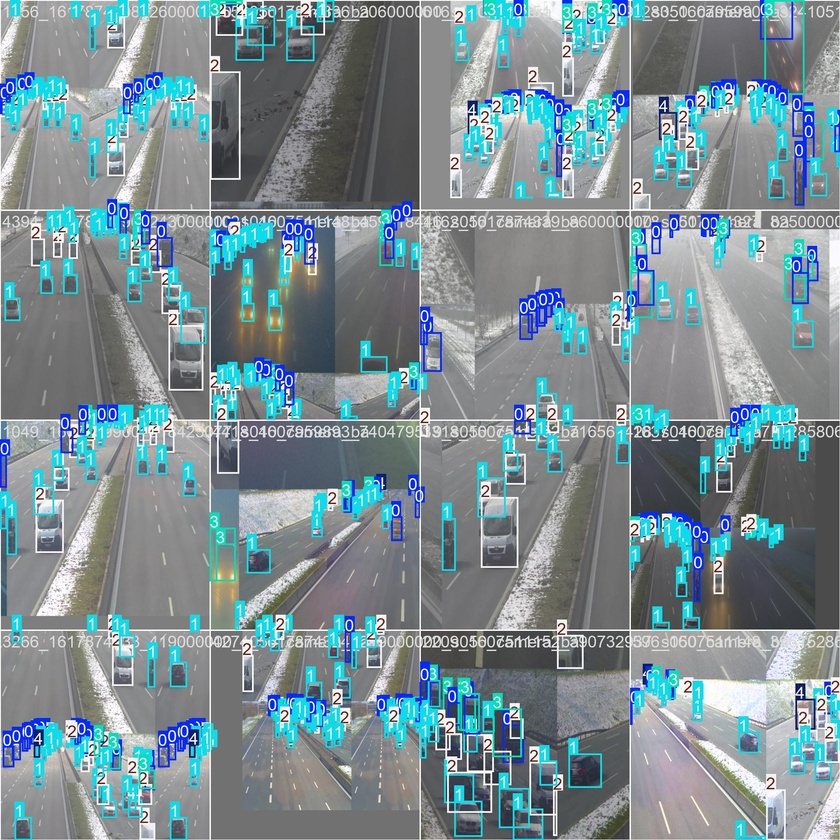
#> input picture ai/training/yolo_sstw/yolov8n_standard2/train_batch0.jpg, 840 x 840 px, shrunk from 1920 x 1920 before the run
$ python -i haze_remover.py   (imports and definitions only)   (older library calls are emulated)
#> lines starting #> are read from the running program, lines starting #| are printed output that depends on the picture
import numpy as np
import matplotlib.pyplot as plt
import cv2
import math

class HazeRemover(object):
  def __init__(self, omega=0.95, t0=0.001, radius=7, r=60, eps=1e-4):
    self.omega = omega
    self.t0 = t0
    self.radius = radius
    self.r = r
    self.eps = eps

  def get_dark_channel(self, img: np.ndarray) -> np.ndarray:
    r, g, b = cv2.split(img)
    dc = cv2.min(cv2.min(r, g), b)
    kernel = cv2.getStructuringElement(cv2.MORPH_RECT, (self.radius, self.radius))
    dc = cv2.erode(dc, kernel)
    return dc

  def estimate_atmospheric_light(self, img: np.ndarray, dc: np.ndarray):
    [h, w] = img.shape[:2]
    img_size = h * w

    dc_vec = dc.reshape(img_size)
    img_vec = img.reshape(img_size, 3)

    num_px = int(max(math.floor(img_size * self.t0), 1))
    indices = dc_vec.argsort()
    indices = indices[-num_px::]

    atmospheric_light = np.mean(img_vec[indices, :], axis=0)
    return atmospheric_light

  def get_guided_filter(self, im, p, r, eps):
    mean_I = cv2.boxFilter(im,cv2.CV_64F,(r,r));
    mean_p = cv2.boxFilter(p, cv2.CV_64F,(r,r));
    mean_Ip = cv2.boxFilter(im*p,cv2.CV_64F,(r,r));
    cov_Ip = mean_Ip - mean_I*mean_p;

    mean_II = cv2.boxFilter(im*im,cv2.CV_64F,(r,r));
    var_I   = mean_II - mean_I*mean_I;

    a = cov_Ip/(var_I + eps);
    b = mean_p - a*mean_I;

    mean_a = cv2.boxFilter(a,cv2.CV_64F,(r,r));
    mean_b = cv2.boxFilter(b,cv2.CV_64F,(r,r));

    q = mean_a*im + mean_b;
    return q;

  def estimate_transmission(self, dark_channel, A):
    normalized_dc = dark_channel / np.max(A)
    transmission = 1 - self.omega * normalized_dc
    return np.clip(transmission, self.t0, 1)

  def refine_transmission(self, img: np.ndarray, transmission):
    gray = cv2.cvtColor(img, cv2.COLOR_RGB2GRAY)
    gray = np.float32(gray) / 255.
    transmission = self.get_guided_filter(gray, transmission, self.r, self.eps)
    return transmission

  def recover_scene_radiance(self, img: np.ndarray, transmission: np.ndarray, A: np.ndarray):
    res = np.empty(img.shape,img.dtype);
    t = cv2.max(self.t0, transmission)

    for ind in range(0,3):
        res[:,:,ind] = (img[:,:,ind] - A[ind]) / t + A[ind]

    return res

  def remove_haze(self, img: np.ndarray):
    dark_channel = self.get_dark_channel(img)
    atmospheric_light = self.estimate_atmospheric_light(img, dark_channel)
    transmission = self.refine_transmission(img, self.estimate_transmission(dark_channel, atmospheric_light))

    return self.recover_scene_radiance(img, transmission, atmospheric_light)

>>> import cv2
>>> picture = cv2.cvtColor(cv2.imread('../../../ai/training/yolo_sstw/yolov8n_standard2/train_batch0.jpg'), cv2.COLOR_BGR2RGB)
>>> result = HazeRemover().remove_haze(picture)
#> in get_dark_channel, `dc = cv2.erode(dc, kernel)`:
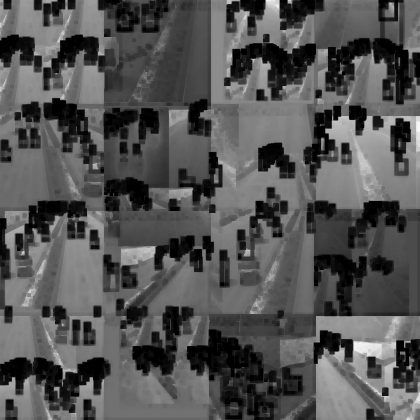
#> dc: shape (840, 840) (shown at 1/2 size); min 0, max 249, mean 84.5
#> in estimate_atmospheric_light, `indices = indices[-num_px::]`: indices = 705 values, max 595456 at index 23, min 533 at index 389, mean 466972.8
#> in estimate_atmospheric_light, `atmospheric_light = np.mean(img_vec[indices, :], axis=0)`: atmospheric_light = [249.3, 249.6, 250.7]
#> in get_guided_filter, `a = cov_Ip/(var_I + eps);`:
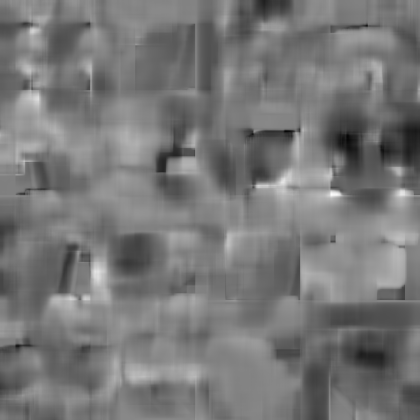
#> a: shape (840, 840) float64 (shown at 1/2 size); min -1.56, max 1.52, mean -0.115; drawn with min black and max white
#> in get_guided_filter, `mean_a = cv2.boxFilter(a,cv2.CV_64F,(r,r));`:
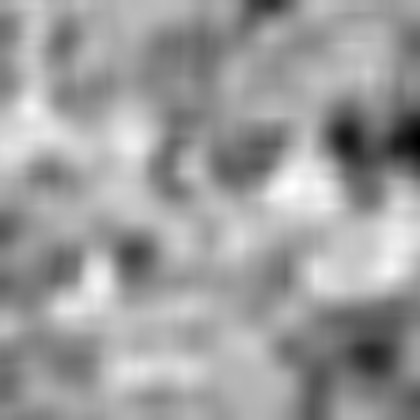
#> mean_a: shape (840, 840) float64 (shown at 1/2 size); min -1.12, max 0.509, mean -0.114; drawn with min black and max white
#> in get_guided_filter, `mean_b = cv2.boxFilter(b,cv2.CV_64F,(r,r));`:
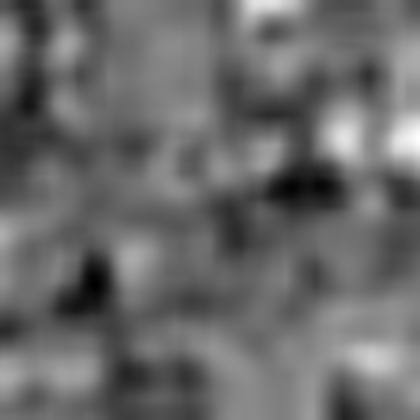
#> mean_b: shape (840, 840) float64 (shown at 1/2 size); min 0.329, max 1.34, mean 0.749; drawn with min black and max white
#> in get_guided_filter, `q = mean_a*im + mean_b;`:
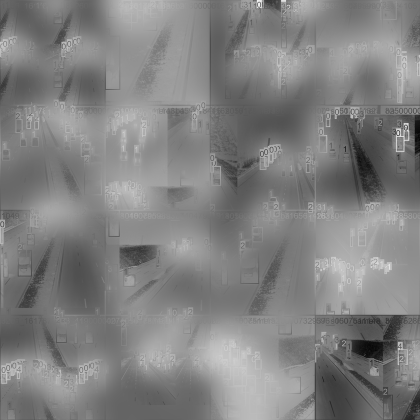
#> q: shape (840, 840) float64 (shown at 1/2 size); min 0.226, max 1.12, mean 0.68; drawn with min black and max white
#> after the loop in recover_scene_radiance, `for ind in range(0,3):`:
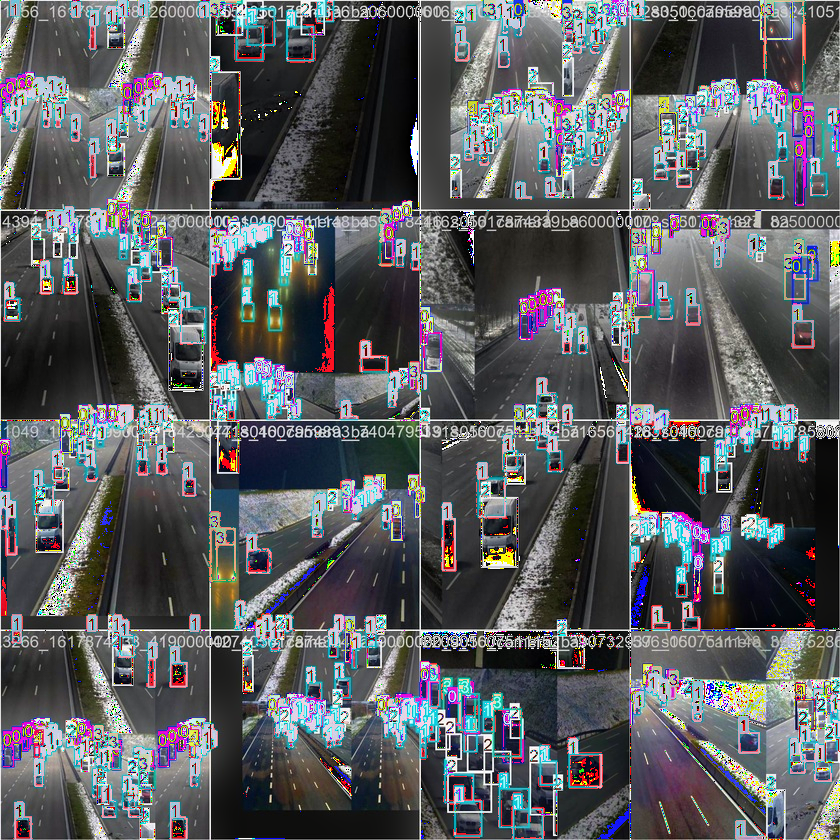
#> res: shape (840, 840, 3); mean R, G, B 90.3, 92.4, 95.6

$ run again, on ai/training/yolo_sstw/yolov8n_standard2/train_batch1.jpg
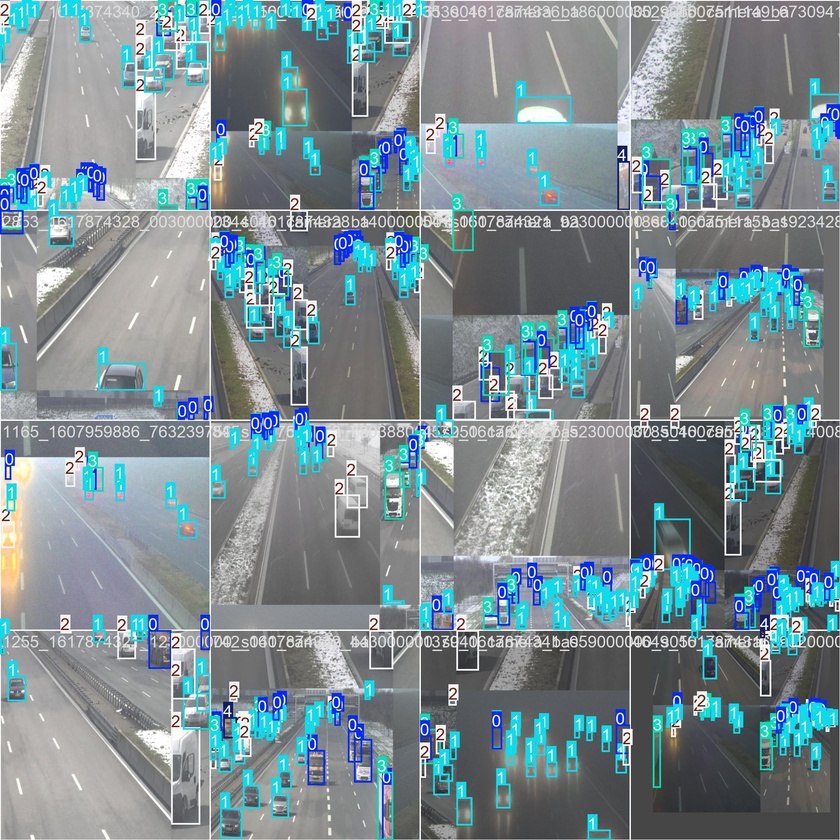
#> input picture ai/training/yolo_sstw/yolov8n_standard2/train_batch1.jpg, 840 x 840 px, shrunk from 1920 x 1920 before the run
#> in get_dark_channel, `dc = cv2.erode(dc, kernel)`:
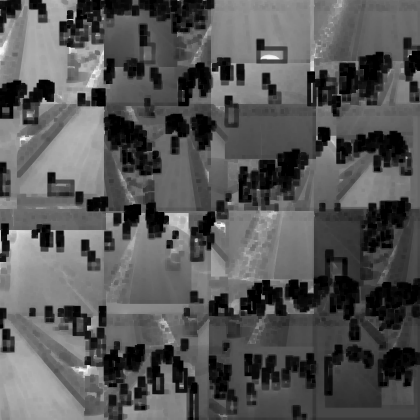
#> dc: shape (840, 840) (shown at 1/2 size); min 0, max 253, mean 86.8
#> indices = 705 values, max 624291 at index 90, min 355 at index 206, mean 229894.2
#> in estimate_atmospheric_light, `atmospheric_light = np.mean(img_vec[indices, :], axis=0)`: atmospheric_light = [252, 252.5, 252.2]
#> after the loop in recover_scene_radiance, `for ind in range(0,3):`:
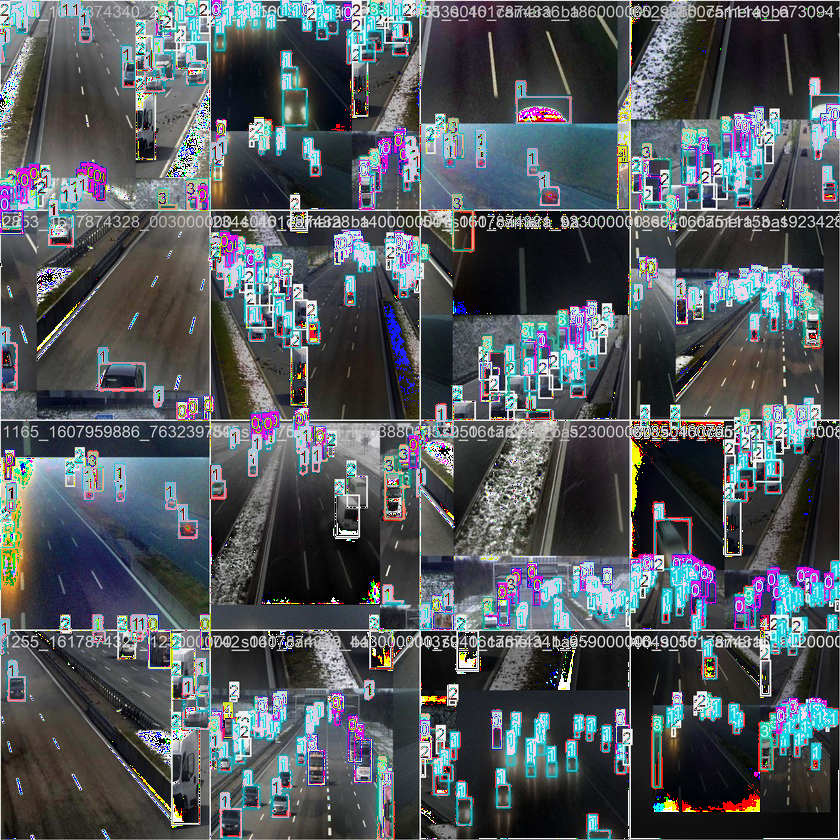
#> res: shape (840, 840, 3); mean R, G, B 82.6, 88, 92.8

$ run again, on ai/training/yolo_sstw/yolov8n_standard2/train_batch13410.jpg
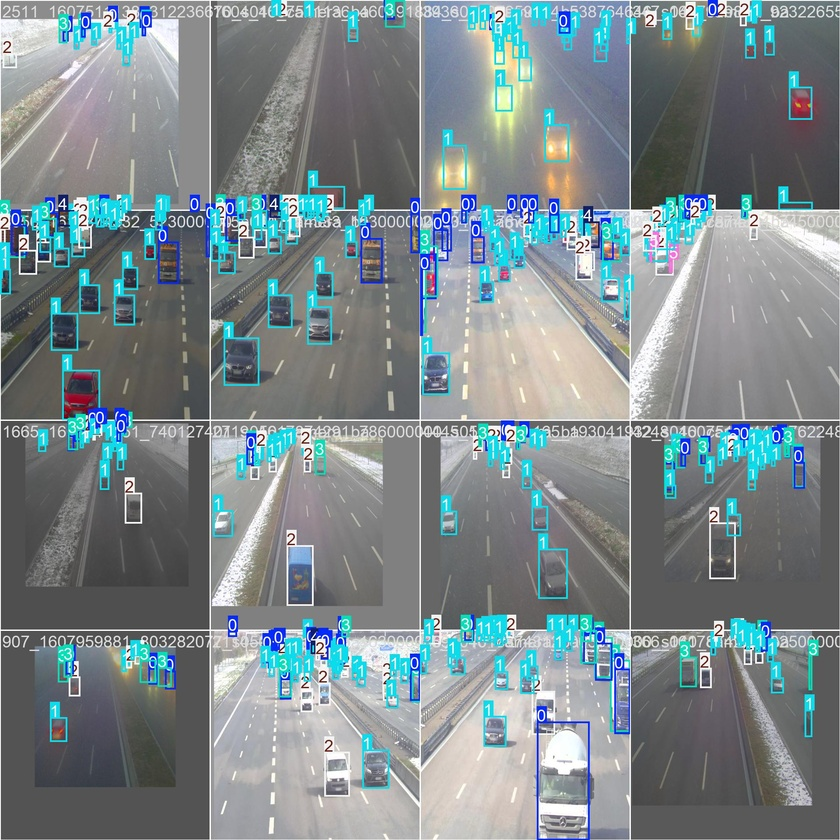
#> input picture ai/training/yolo_sstw/yolov8n_standard2/train_batch13410.jpg, 840 x 840 px, shrunk from 1920 x 1920 before the run
#> in get_dark_channel, `dc = cv2.erode(dc, kernel)`:
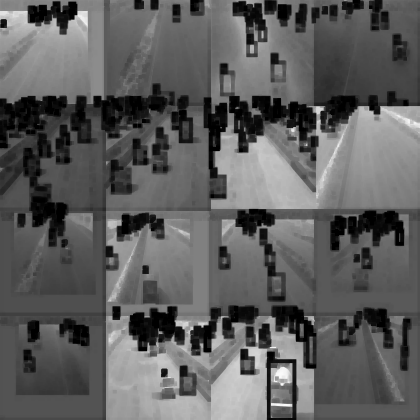
#> dc: shape (840, 840) (shown at 1/2 size); min 0, max 251, mean 93.8
#> indices = 705 values, max 682659 at index 238, min 25355 at index 47, mean 547481.8
#> in estimate_atmospheric_light, `atmospheric_light = np.mean(img_vec[indices, :], axis=0)`: atmospheric_light = [250.7, 253.2, 253.3]
#> after the loop in recover_scene_radiance, `for ind in range(0,3):`:
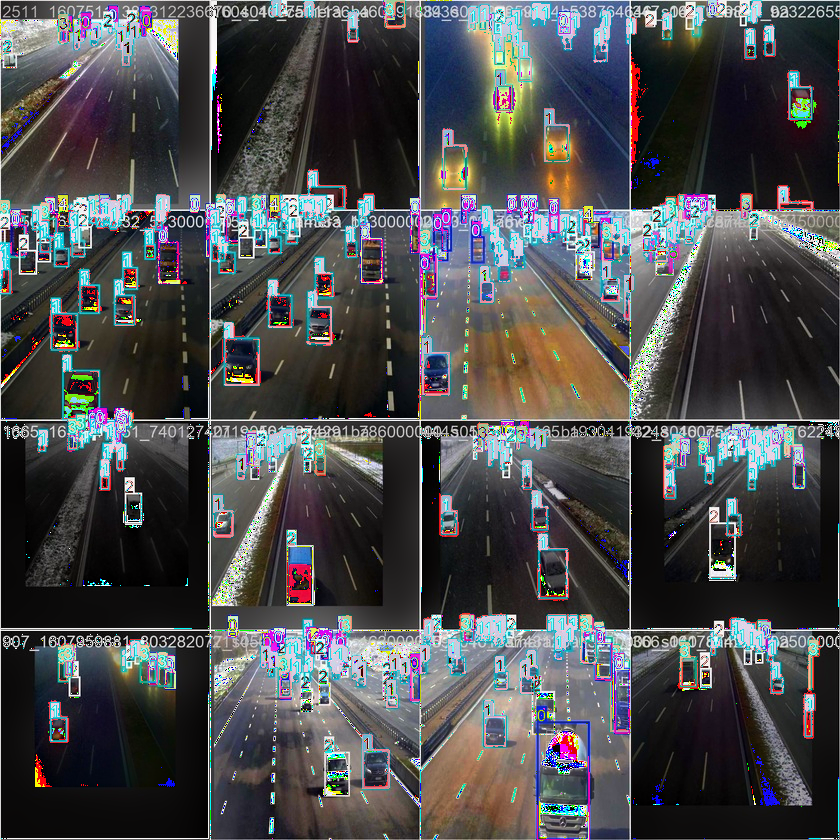
#> res: shape (840, 840, 3); mean R, G, B 75.2, 75.8, 77.7
